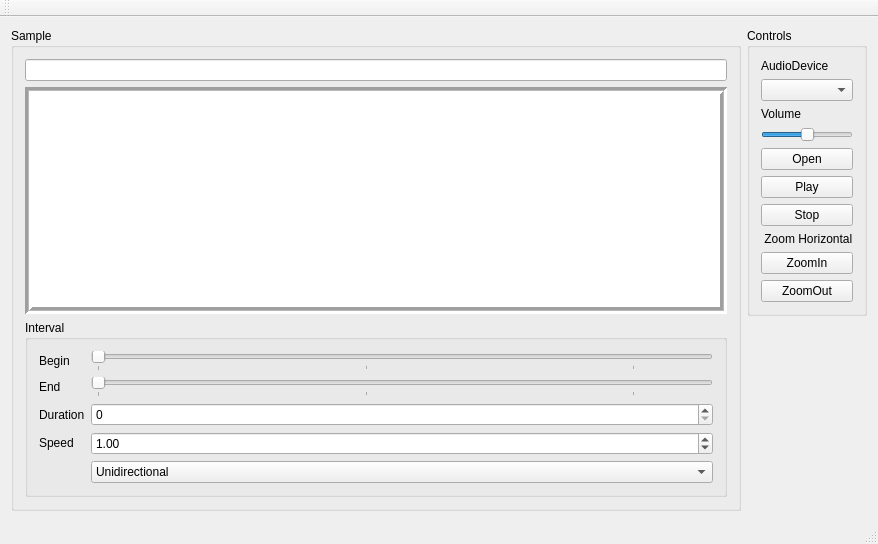
<?xml version="1.0" encoding="UTF-8"?>
<ui version="4.0">
 <class>MainWindow</class>
 <widget class="QMainWindow" name="MainWindow">
  <property name="geometry">
   <rect>
    <x>0</x>
    <y>0</y>
    <width>878</width>
    <height>544</height>
   </rect>
  </property>
  <property name="windowTitle">
   <string>MainWindow</string>
  </property>
  <widget class="QWidget" name="centralWidget">
   <layout class="QHBoxLayout" name="horizontalLayout">
    <item>
     <widget class="QGroupBox" name="groupBox_3">
      <property name="title">
       <string>Sample</string>
      </property>
      <layout class="QVBoxLayout" name="verticalLayout">
       <item>
        <widget class="QLineEdit" name="lineEdit_Path"/>
       </item>
       <item>
        <widget class="QGraphicsView" name="graphicsView_WaveForm">
         <property name="frameShape">
          <enum>QFrame::Box</enum>
         </property>
         <property name="lineWidth">
          <number>3</number>
         </property>
         <property name="midLineWidth">
          <number>1</number>
         </property>
         <property name="sizeAdjustPolicy">
          <enum>QAbstractScrollArea::AdjustToContents</enum>
         </property>
         <property name="backgroundBrush">
          <brush brushstyle="NoBrush">
           <color alpha="128">
            <red>0</red>
            <green>255</green>
            <blue>0</blue>
           </color>
          </brush>
         </property>
         <property name="foregroundBrush">
          <brush brushstyle="NoBrush">
           <color alpha="255">
            <red>0</red>
            <green>0</green>
            <blue>0</blue>
           </color>
          </brush>
         </property>
         <property name="alignment">
          <set>Qt::AlignCenter</set>
         </property>
        </widget>
       </item>
       <item>
        <widget class="QGroupBox" name="groupBox_Interval">
         <property name="title">
          <string>Interval</string>
         </property>
         <layout class="QGridLayout" name="gridLayout">
          <item row="4" column="0">
           <widget class="QLabel" name="label_Speed">
            <property name="sizePolicy">
             <sizepolicy hsizetype="Preferred" vsizetype="Maximum">
              <horstretch>0</horstretch>
              <verstretch>0</verstretch>
             </sizepolicy>
            </property>
            <property name="text">
             <string>Speed</string>
            </property>
           </widget>
          </item>
          <item row="1" column="0">
           <widget class="QLabel" name="label_2">
            <property name="text">
             <string>End</string>
            </property>
           </widget>
          </item>
          <item row="0" column="0">
           <widget class="QLabel" name="label">
            <property name="text">
             <string>Begin</string>
            </property>
           </widget>
          </item>
          <item row="1" column="2">
           <widget class="QSlider" name="horizontalSlider_EndPosition">
            <property name="maximum">
             <number>1000</number>
            </property>
            <property name="orientation">
             <enum>Qt::Horizontal</enum>
            </property>
            <property name="tickPosition">
             <enum>QSlider::TicksBelow</enum>
            </property>
            <property name="tickInterval">
             <number>441</number>
            </property>
           </widget>
          </item>
          <item row="0" column="2">
           <widget class="QSlider" name="horizontalSlider_BeginPosition">
            <property name="maximum">
             <number>1000</number>
            </property>
            <property name="orientation">
             <enum>Qt::Horizontal</enum>
            </property>
            <property name="tickPosition">
             <enum>QSlider::TicksBelow</enum>
            </property>
            <property name="tickInterval">
             <number>441</number>
            </property>
           </widget>
          </item>
          <item row="2" column="0">
           <widget class="QLabel" name="label_6">
            <property name="text">
             <string>Duration</string>
            </property>
           </widget>
          </item>
          <item row="2" column="2">
           <widget class="QSpinBox" name="spinBox_Duration">
            <property name="maximum">
             <number>1024</number>
            </property>
           </widget>
          </item>
          <item row="4" column="2">
           <widget class="QDoubleSpinBox" name="doubleSpinBox_Speed">
            <property name="singleStep">
             <double>0.010000000000000</double>
            </property>
            <property name="value">
             <double>1.000000000000000</double>
            </property>
           </widget>
          </item>
          <item row="5" column="2">
           <widget class="QComboBox" name="comboBox_LoopMode">
            <item>
             <property name="text">
              <string>Unidirectional</string>
             </property>
            </item>
            <item>
             <property name="text">
              <string>BiDirectional</string>
             </property>
            </item>
           </widget>
          </item>
         </layout>
        </widget>
       </item>
      </layout>
     </widget>
    </item>
    <item alignment="Qt::AlignTop">
     <widget class="QGroupBox" name="groupBox_Open">
      <property name="sizePolicy">
       <sizepolicy hsizetype="Preferred" vsizetype="Preferred">
        <horstretch>0</horstretch>
        <verstretch>0</verstretch>
       </sizepolicy>
      </property>
      <property name="title">
       <string>Controls</string>
      </property>
      <property name="alignment">
       <set>Qt::AlignLeading|Qt::AlignLeft|Qt::AlignTop</set>
      </property>
      <layout class="QVBoxLayout" name="verticalLayout_2">
       <item>
        <widget class="QLabel" name="label_5">
         <property name="text">
          <string>AudioDevice</string>
         </property>
        </widget>
       </item>
       <item>
        <widget class="QComboBox" name="comboBox_AudioDevice"/>
       </item>
       <item>
        <widget class="QLabel" name="label_4">
         <property name="text">
          <string>Volume</string>
         </property>
        </widget>
       </item>
       <item>
        <widget class="QSlider" name="horizontalSlider_AudioOutputVolume">
         <property name="sizePolicy">
          <sizepolicy hsizetype="Minimum" vsizetype="Fixed">
           <horstretch>0</horstretch>
           <verstretch>0</verstretch>
          </sizepolicy>
         </property>
         <property name="maximum">
          <number>100</number>
         </property>
         <property name="value">
          <number>50</number>
         </property>
         <property name="orientation">
          <enum>Qt::Horizontal</enum>
         </property>
         <property name="tickPosition">
          <enum>QSlider::NoTicks</enum>
         </property>
        </widget>
       </item>
       <item>
        <widget class="QPushButton" name="pushButton_Open">
         <property name="text">
          <string>Open</string>
         </property>
        </widget>
       </item>
       <item>
        <widget class="QPushButton" name="pushButton_Play">
         <property name="text">
          <string>Play</string>
         </property>
        </widget>
       </item>
       <item>
        <widget class="QPushButton" name="pushButton_Stop">
         <property name="text">
          <string>Stop</string>
         </property>
        </widget>
       </item>
       <item>
        <widget class="QLabel" name="label_3">
         <property name="text">
          <string> Zoom Horizontal</string>
         </property>
        </widget>
       </item>
       <item>
        <widget class="QPushButton" name="pushButton_ZoomInHorizontal">
         <property name="text">
          <string>ZoomIn</string>
         </property>
        </widget>
       </item>
       <item>
        <widget class="QPushButton" name="pushButton_ZoomOutHorizontal">
         <property name="text">
          <string>ZoomOut</string>
         </property>
        </widget>
       </item>
      </layout>
     </widget>
    </item>
   </layout>
  </widget>
  <widget class="QMenuBar" name="menuBar">
   <property name="geometry">
    <rect>
     <x>0</x>
     <y>0</y>
     <width>878</width>
     <height>21</height>
    </rect>
   </property>
  </widget>
  <widget class="QToolBar" name="mainToolBar">
   <attribute name="toolBarArea">
    <enum>TopToolBarArea</enum>
   </attribute>
   <attribute name="toolBarBreak">
    <bool>false</bool>
   </attribute>
  </widget>
  <widget class="QStatusBar" name="statusBar"/>
 </widget>
 <layoutdefault spacing="6" margin="11"/>
 <resources/>
 <connections/>
</ui>
